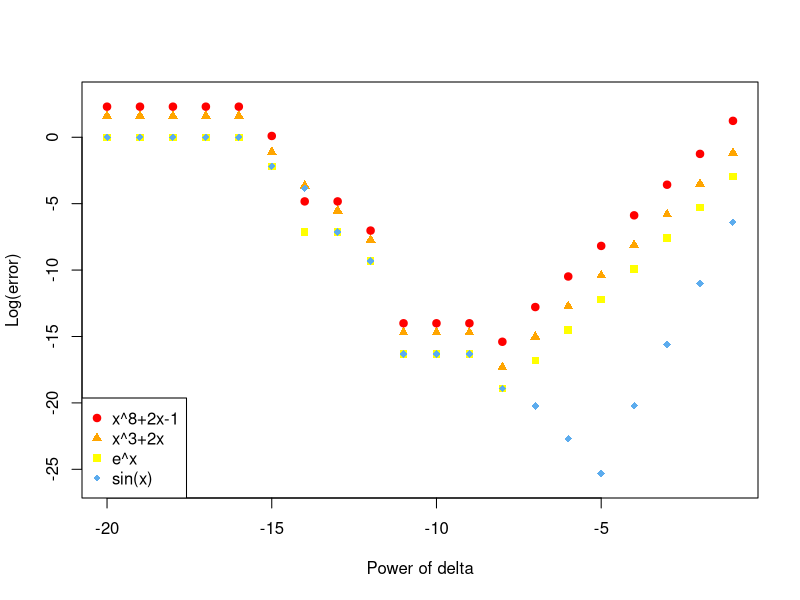
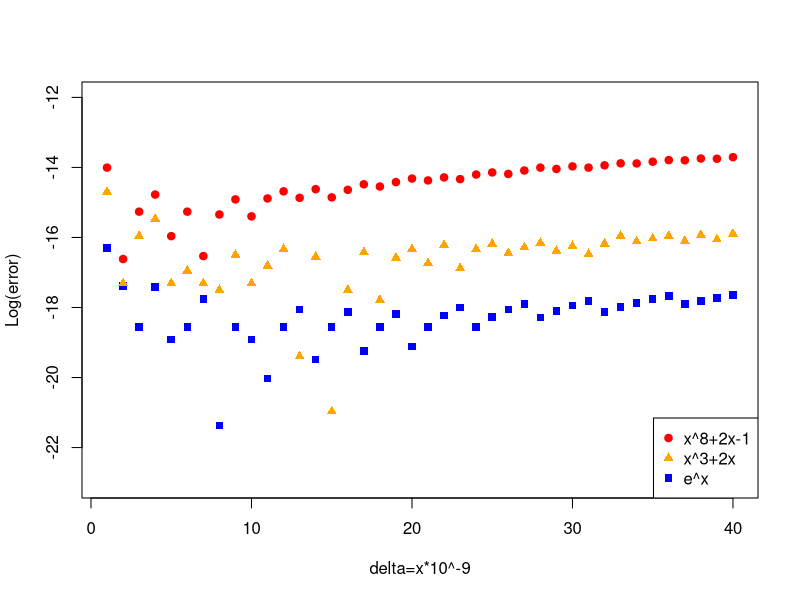

Here is the R script that generated these plots, in order:
## ---- chunk 1
D<-function(f,delta=.001) {
  fun=function(x){
  (f(x+delta)-f(x))/delta
  }
  return(fun)
}
## ---- chunk 2
f1 = function(x) {exp(x)}
f2 = function(x) {x^3+2*x}
f3 = function(x) {sin(x)}
f4 = function(x) {x^8+2*x-1}
## ---- chunk 3
df1=D(f1,delta = 10^(-20:-1))
e1=abs(df1(0)-1)
x=c(-20:-1)
plot(x,log(e1), ylim = c(-26,3),pch=15, col = 'yellow1', xlab = 'Power of delta', ylab = 'Log(error)')

df2=D(f2,delta = 10^(-20:-1))
e2=abs(df2(1)-5)
points(x,log(e2), pch=17, col = 'orange')

df3=D(f3,delta = 10^(-20:-1))
e3=abs(df3(pi)+1)
points(x,log(e3), pch=18, col='steelblue2')

df4=D(f4,delta = 10^(-20:-1))
e4=abs(df4(1)-10)
points(x,log(e4), pch=19, col='red')

legend(x="bottomleft", 
      legend=c("x^8+2x-1","x^3+2x","e^x", "sin(x)"), 
      col=c("red","orange","yellow1", "steelblue2"),  
      pch=c(19,17,15,18), merge=FALSE)
## ---- chunk 4
df1=D(f1,delta = ((1:100)*10^-9))
e1=abs(df1(0)[1:40]-1)
x=c(1:40)
plot(x,log(e1), pch=15, col = 'blue', xlab = "delta=x*10^-9", ylab = 'Log(error)',ylim = c(-23,-12))

df2=D(f2,delta = ((1:100)*10^-9))
e2=abs(df2(1)[1:40]-5)
points(1:40,log(e2), pch=17, col = 'orange')

df4=D(f4,delta = ((1:100)*10^-9))
e4=abs(df4(1)-10)[1:40]
points(x,log(e4), pch=19, col='red')

legend( x="bottomright", 
        legend=c("x^8+2x-1","x^3+2x","e^x"), 
        col=c("red","orange","blue"),  
        pch=c(19,17,15), merge=FALSE )
